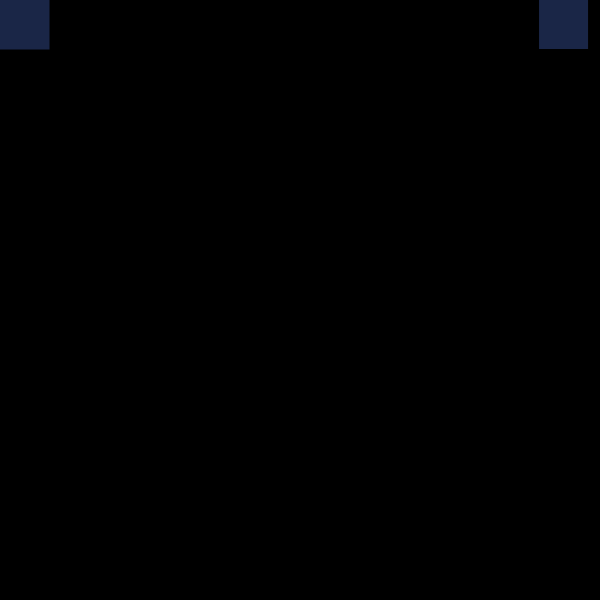
Frame 1 (no input)
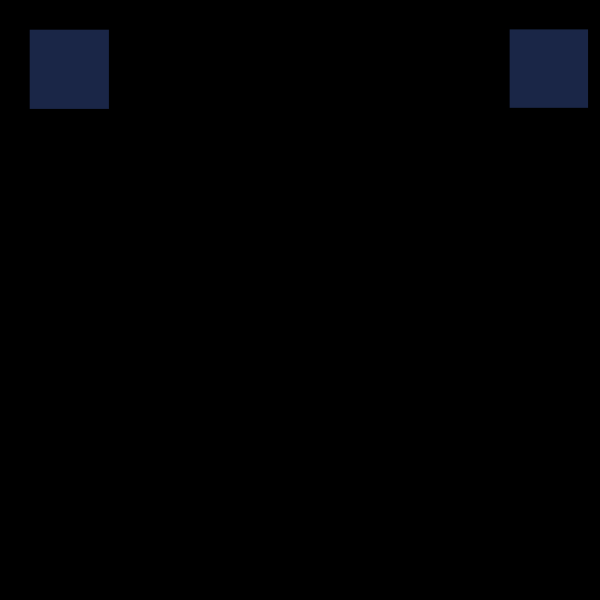
Frame 60 (the mouse pressed at the canvas centre just before this capture)
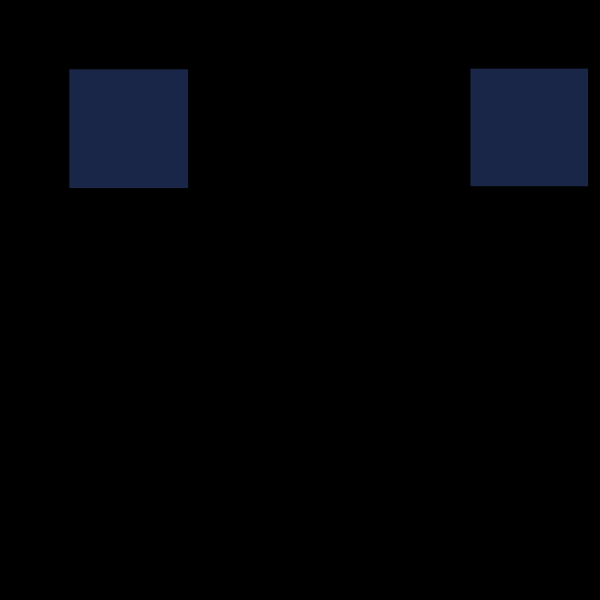
Frame 120 (the mouse held since frame 60 and released just before this capture)

The Processing sketch that drew these frames (run headless with seeded random() and noise(); from frame 60 on, the mouse is pressed at the canvas centre):

// Processing sketch: processing_163725
// ── processing_163725.pde

int feller = 0;
int sophie = 50;
int lake = 550;
int buckley = 50;
int dog = 0;
void setup () {
size(600, 600);
background (0);
}


void draw () {
  frameRate (15);
  background (0);  
  noStroke ();
    scale (.99);
    fill (44, 64, 121, 150);
    rect (feller, feller, sophie, sophie);
    feller += 10;
    sophie += 10;
    scale (.99);
    rect (lake, dog , buckley, buckley);
    dog += 10;
    lake -= 10;
    buckley += 10;
     if (sophie >600){
      sophie = 50;
    if (feller > 400) {
      feller = 0;
    if (buckley >400){
      buckley = 50;
    if (lake < 0) {
      lake = 550;
      dog = 0;
  
    }
    }
}
    }
}
